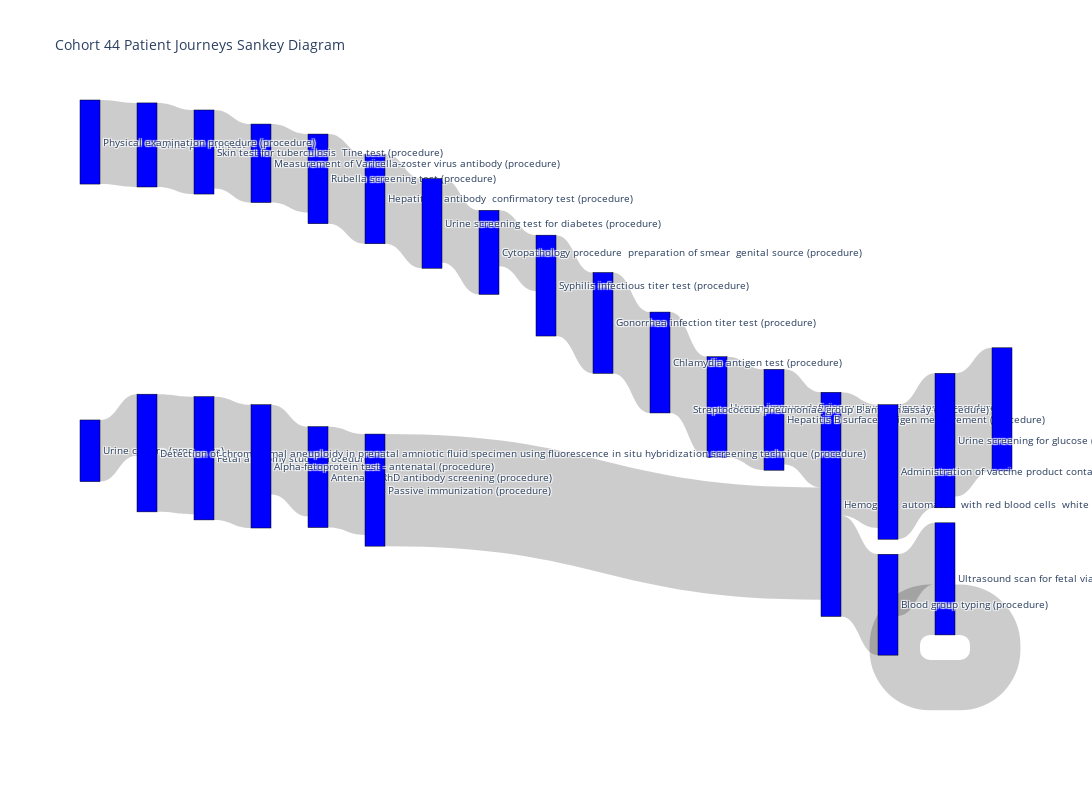

The cell this chart's notebook holds for it:
### Code cell
make_sankey(cohort=44)

### Figure 1 — Plotly figure (JSON) as saved in the notebook; plotly's stock layout.template omitted (floating-point values rounded to 4 significant figures; data arrays with more than 128 entries replaced by an {"elided": "..."} marker saying what was removed)
{"data": [{"link": {"source": [73, 5, 66, 16, 65, 18, 10, 8, 5, 17, 7, 9, 6, 13, 72, 12, 64, 63, 15, 30, 14, 4, 11, 29, 1], "target": [66, 73, 31, 72, 16, 5, 9, 7, 4, 18, 6, 8, 5, 12, 17, 63, 15, 29, 30, 14, 13, 1, 65, 10, 1], "value": [24, 22, 22, 22, 21, 20, 18, 18, 18, 18, 18, 18, 17, 16, 16, 16, 15, 15, 15, 14, 14, 11, 11, 10, 9]}, "node": {"color": "blue", "label": {"elided": "345 str values"}, "line": {"color": "black", "width": 0.5}, "pad": 10, "thickness": 20}, "type": "sankey"}], "layout": {"font": {"size": 10}, "height": 800, "title": {"text": "Cohort 44 Patient Journeys Sankey Diagram"}, "width": 1200}}
